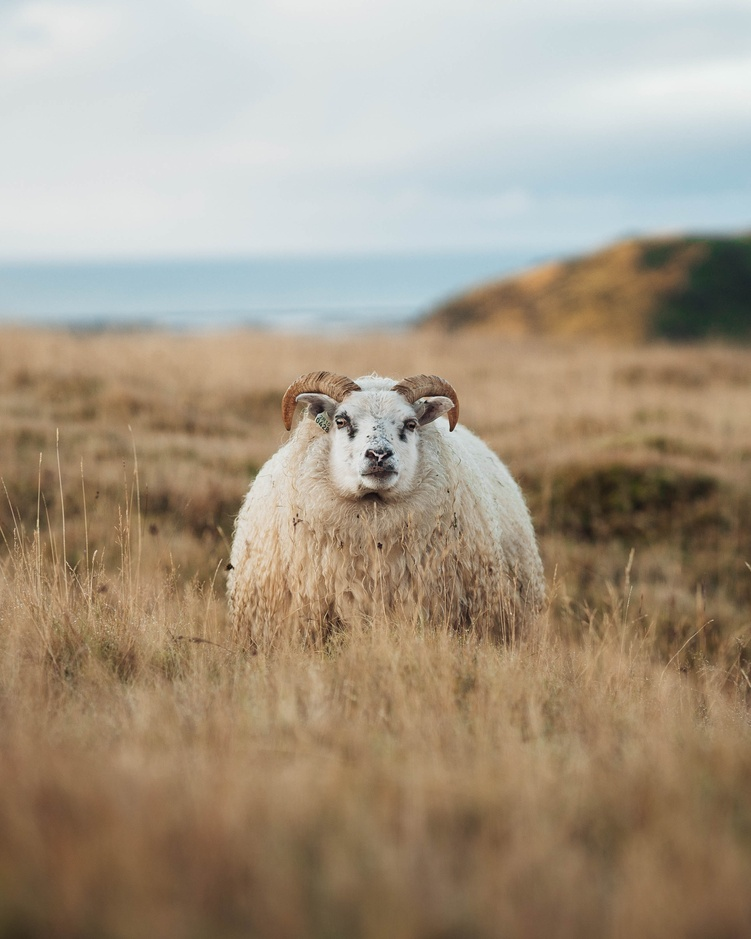
#> input picture TL_XSTK_V2/FINAL/image.jpg, 751 x 939 px, shrunk from 2579 x 3224 before the run
$ python MSSV_part2.py
#> lines starting #> are read from the running program, lines starting #| are printed output that depends on the picture
import cv2
import numpy as np
from matplotlib import pyplot as plt

img=cv2.imread('image.jpg',0)
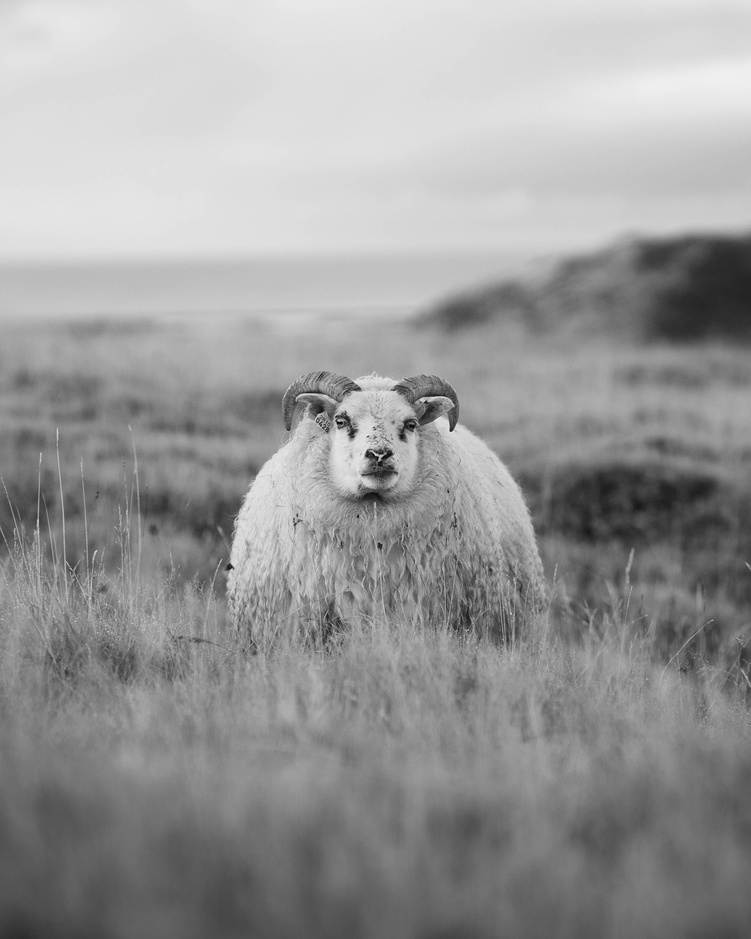
#> img: shape (939, 751); min 0, max 241, mean 153.4
def compute_histogram(img):
	histogram = np.zeros(256)
	for i in range(img.shape[0]):
		for j in range(img.shape[1]):
			histogram[img[i,j]] += 1
	return histogram

def compute_cumulative_histogram(histogram):
	cumulative_histogram = np.zeros(256)
	cumulative_histogram[0] = histogram[0]
	for i in range(1,256):
			cumulative_histogram[i] = cumulative_histogram[i-1] + histogram[i]
	return cumulative_histogram

def compute_mapping_function(cumulative_histogram):
	mapping_function = np.zeros(256)
	for i in range(256):
			mapping_function[i] = 255 * cumulative_histogram[i] / cumulative_histogram[255]
	return mapping_function

def histogram_equalization(img):
	histogram = compute_histogram(img)
	cumulative_histogram = compute_cumulative_histogram(histogram)
	mapping_function = compute_mapping_function(cumulative_histogram)
	img_equalized = np.zeros(img.shape)
	for i in range(img.shape[0]):
		for j in range(img.shape[1]):
			img_equalized[i,j] = mapping_function[img[i,j]]
	return img_equalized

img_equalized = histogram_equalization(img)
#> in histogram_equalization, `histogram = compute_histogram(img)`: histogram = 256 values, max 19527 at index 222, min 0 at index 2, mean 2754.6
#> after the loop in compute_cumulative_histogram, `for i in range(1,256):`: cumulative_histogram = 256 values from 1 to 705189
#> after the loop in compute_mapping_function, `for i in range(256):`: mapping_function = 256 values from 0.000362 to 255
#> after the loop in histogram_equalization, `for i in range(img.shape[0]):`:
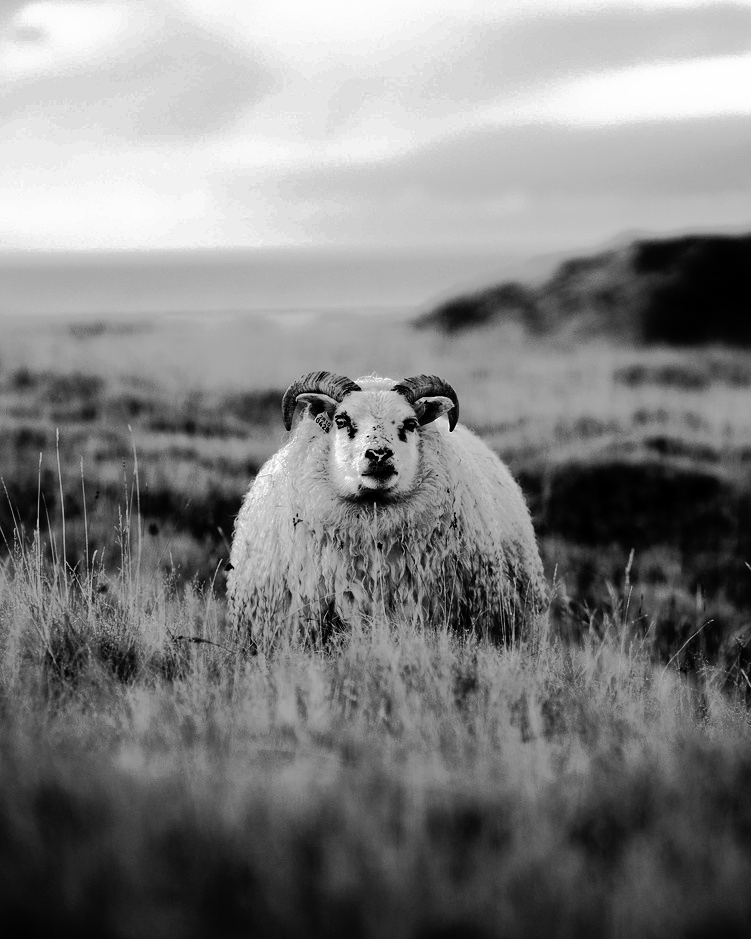
#> img_equalized: shape (939, 751) float64; min 0.000362, max 255, mean 128.6
plt.subplot(121)
plt.imshow(img,cmap = 'gray')
plt.title('Original Image')
plt.xticks([])
plt.yticks([])
plt.subplot(122)
plt.imshow(img_equalized,cmap = 'gray')
plt.title('Equalized Image')
plt.xticks([])
plt.yticks([])
# display the histogram of the original image
plt.figure()
plt.hist(img.ravel(),256,[0,256])
plt.title('Histogram of Original Image')
# display the histogram of the equalized image
plt.figure()
plt.hist(img_equalized.ravel(),256,[0,256])
plt.title('Histogram of Equalized Image')
plt.show()
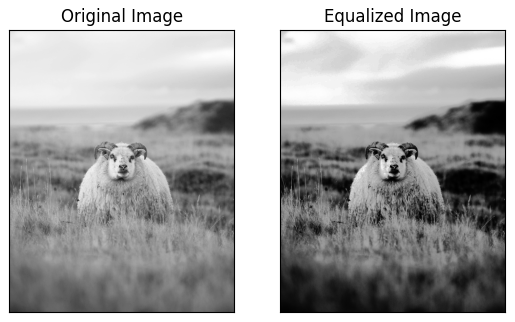
#> figure drawn by matplotlib, 2 panels
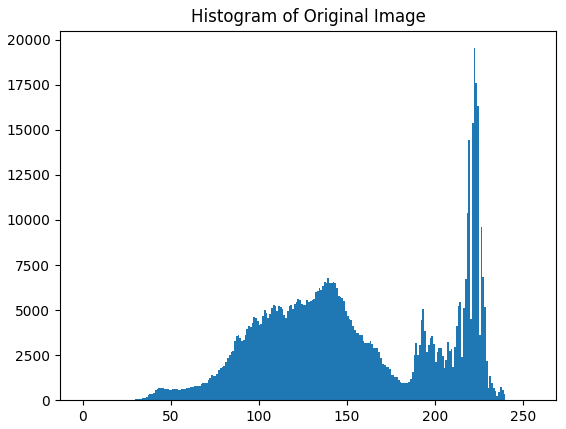
#> figure drawn by matplotlib, 1 panel; tallest bar 19527 high, from x = 222 to 223
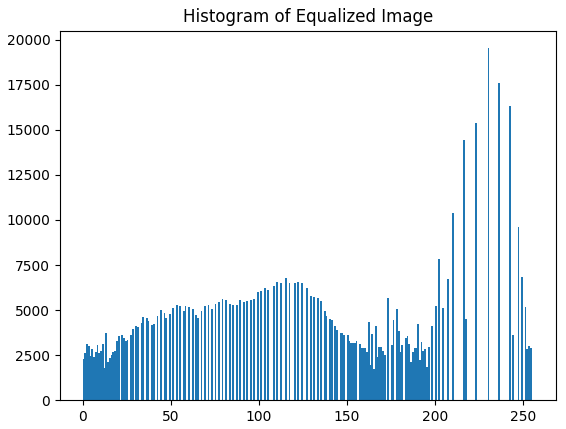
#> figure drawn by matplotlib, 1 panel; tallest bar 19527 high, from x = 230 to 231
